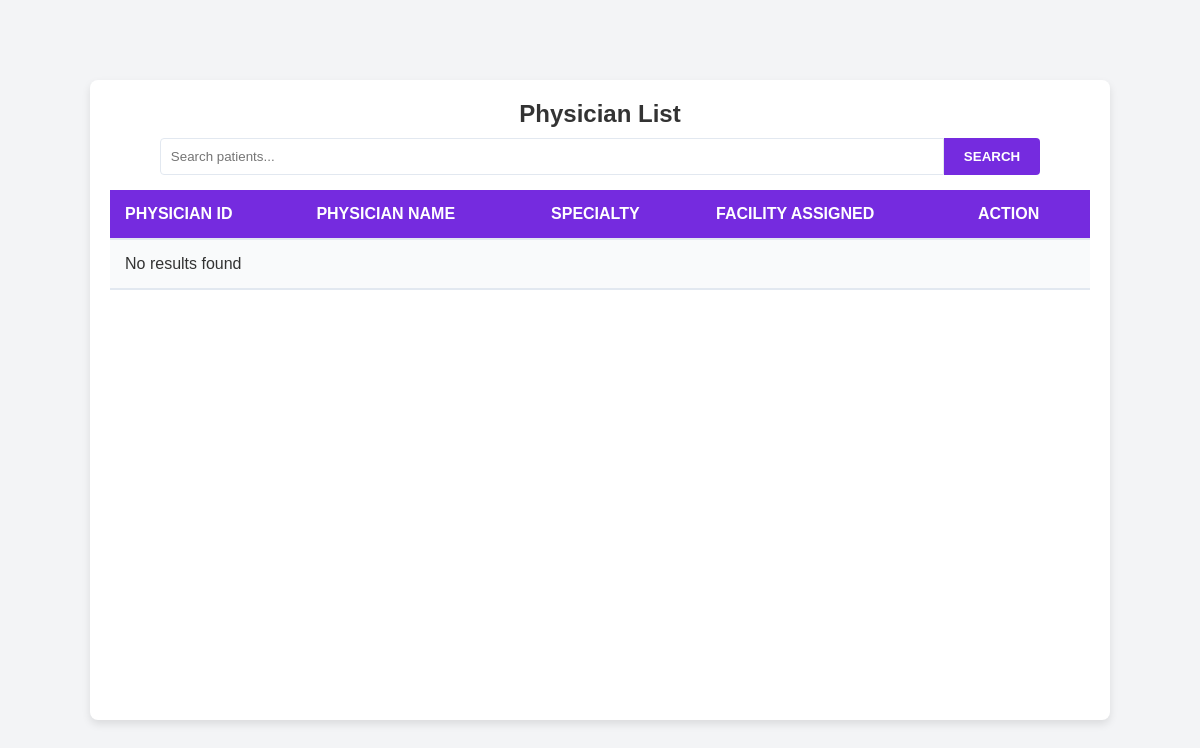
Before: /physicianList.php with the older database file.
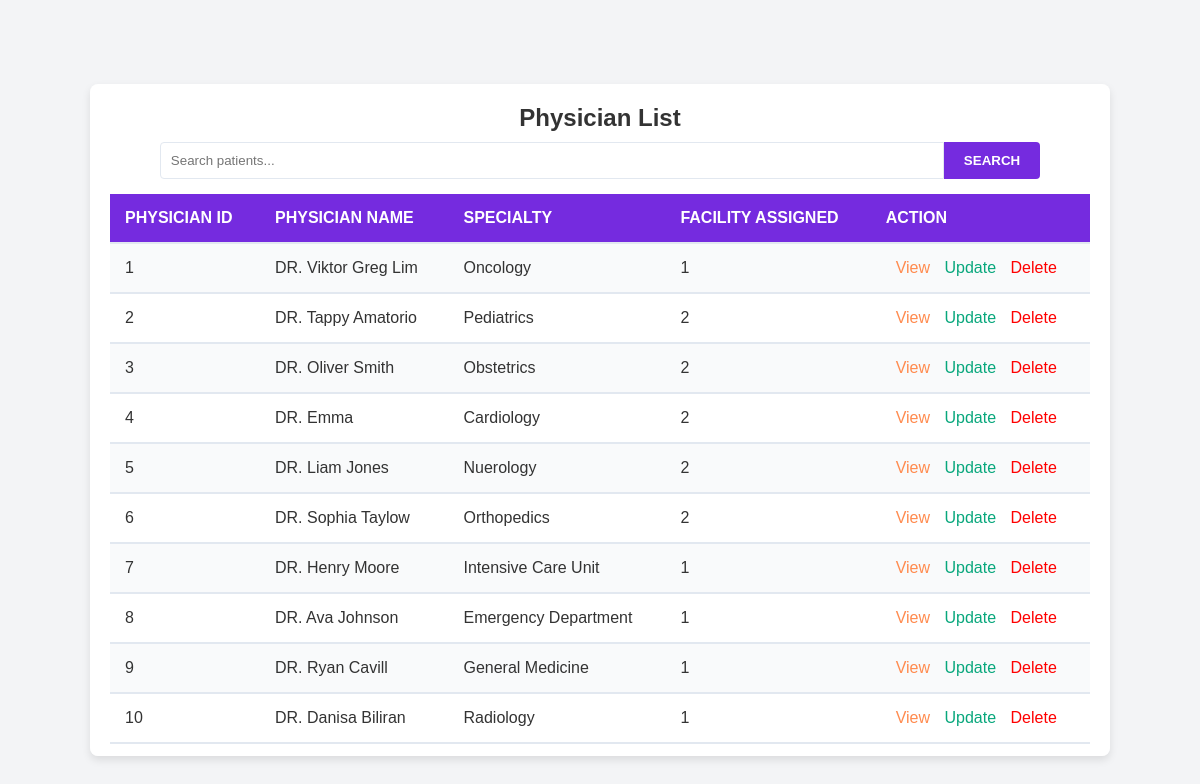
After: the same page with the newer database file.
### tables this page shows
CREATE TABLE `physician` (
  `PhysicianID` bigint(20) UNSIGNED NOT NULL,
  `PhysicianName` varchar(100) DEFAULT NULL,
  `Specialty` varchar(50) DEFAULT NULL,
  `FacilityID` int(11) DEFAULT NULL
);

### physicianList.php (the view, shortened to what this page needs)
<?php
    include 'conn.php';
    $search = isset($_GET['search']) ? $_GET['search'] : '';
    $sql = "SELECT * FROM physician";
    $result = $conn->query($sql);
?>
<!DOCTYPE html>
<html lang="en">
    <head>
    </head>
    <body>
        <div class="table-container">
            <h2 class="table-title">Physician List</h2>
            <form method="GET" action="">
                <div class="searchbox">
                    <input type="text" name="search" id="search" placeholder="Search patients..." value="<?php echo htmlspecialchars($search); ?>">
                    <button type="submit">Search</button>
                </div>
            </form>
            <table>
                <tr>
                    <th>Physician ID</th>
                    <th>Physician Name</th>
                    <th>Specialty</th>
                    <th>Facility Assigned</th>
                    <th>Action</th>
                </tr>
                <?php
                    if ($result->num_rows > 0) {
                        while ($row = $result->fetch_assoc()) {
                            echo "
                                <tr>
                                    <td>$row[PhysicianID]</td>
                                    <td>$row[PhysicianName]</td>
                                    <td>$row[Specialty]</td>
                                    <td>$row[FacilityID]</td>
                                    <td>
                                        <a class='btn view' href=''>View</a>
                                        <a class='btn update' href=''>Update</a>
                                        <a class='btn delete' href=''>Delete</a>
                                    </td>
                                </tr>
                            ";
                        }
                    } else {
                        echo "<tr><td colspan='6'>No results found</td></tr>";
                    }
                ?>
            </table>
        </div>
    </body>
</html>

### physicianList.php (style rules this page uses)
* { box-sizing: border-box; font-family: Arial, sans-serif; margin: 0; padding: 0; }
body { background-color: #f3f4f6; display: flex; justify-content: center; align-items: center; height: 100vh; }
.table-container { background-color: #ffffff; padding: 20px; border-radius: 8px; box-shadow: 0 4px 8px rgba(0, 0, 0, 0.1); width: 85%; height: 80%; overflow-x: auto; }
.searchbox { display: flex; justify-content: center; margin-bottom: 15px; }
.searchbox input { width: 80%; padding: 10px; border: 1px solid #e2e8f0; border-radius: 4px 0 0 4px; outline: none; }
.searchbox button { padding: 10px 20px; background-color: #752BDF; color: #fff; border: none; cursor: pointer; border-radius: 0 4px 4px 0; text-transform: uppercase; font-weight: bold; }
table { width: 100%; border-collapse: collapse; margin-top: 10px; }
th, td { padding: 15px; text-align: left; border-bottom: 2px solid #e2e8f0; color: #333; font-size: 1em; }
th { background-color: #752BDF; font-weight: bold; color: #fff; text-transform: uppercase; }
tr:nth-child(even) { background-color: #f9fafb; }
.table-title { font-size: 1.5em; color: #333; text-align: center; margin-bottom: 10px; }
.btn { margin-left: 10px; }
.view { color: #FF8B4F; text-decoration: none; }
.update { color: #08A77C; text-decoration: none; }
.delete { color: #FF0000; text-decoration: none; }

Changed rows visible on the page:
added physician: PhysicianID "1", PhysicianName "DR. Viktor Greg Lim", Specialty "Oncology", FacilityID "1"
added physician: PhysicianID "2", PhysicianName "DR. Tappy Amatorio", Specialty "Pediatrics", FacilityID "2"
added physician: PhysicianID "3", PhysicianName "DR. Oliver Smith", Specialty "Obstetrics", FacilityID "2"
added physician: PhysicianID "4", PhysicianName "DR. Emma", Specialty "Cardiology", FacilityID "2"
added physician: PhysicianID "5", PhysicianName "DR. Liam Jones", Specialty "Nuerology", FacilityID "2"
added physician: PhysicianID "6", PhysicianName "DR. Sophia Taylow", Specialty "Orthopedics", FacilityID "2"
added physician: PhysicianID "7", PhysicianName "DR. Henry Moore", Specialty "Intensive Care Unit", FacilityID "1"
added physician: PhysicianID "8", PhysicianName "DR. Ava Johnson", Specialty "Emergency Department", FacilityID "1"
added physician: PhysicianID "9", PhysicianName "DR. Ryan Cavill", Specialty "General Medicine", FacilityID "1"
added physician: PhysicianID "10", PhysicianName "DR. Danisa Biliran", Specialty "Radiology", FacilityID "1"
Other visible differences:
text no longer shown: "No results found"
